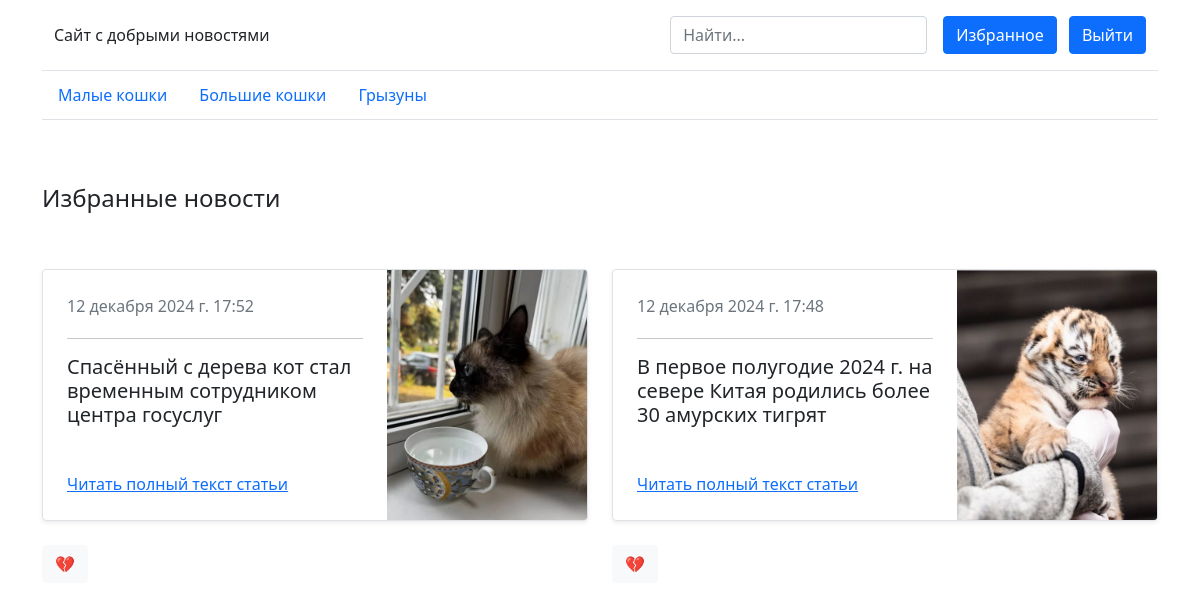
Page /favorite (signed in) on the earlier database version.
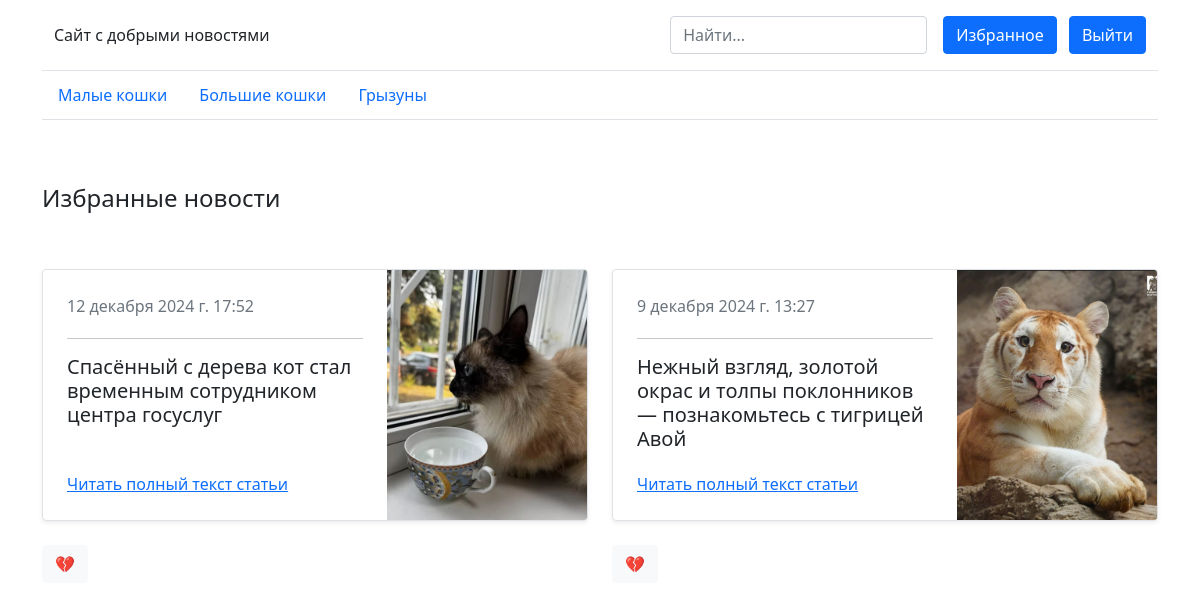
Same page on the later database version.
### index/models.py (models this page shows, shortened)
class NewsCategory(models.Model):
    category_name = models.CharField(max_length=64)
    category_created = models.DateTimeField(auto_now_add=True)

class Favorites(models.Model):
    user_id = models.IntegerField()
    favorite_news = models.ForeignKey(News, on_delete=models.CASCADE)

class News(models.Model):
    news_header = models.CharField(max_length=256)
    news_text = models.TextField()
    news_image = models.ImageField(upload_to='media')
    news_mini_image = models.ImageField(upload_to='media')
    news_image_subtext = models.CharField(max_length=512)
    news_category = models.ForeignKey(NewsCategory, on_delete=models.CASCADE)
    added_date = models.DateTimeField(auto_now_add=True)

### index/views.py (the view)
# urls.py: path('favorite', views.fav_page)
def fav_page(request):
    favs = Favorites.objects.filter(user_id=request.user.id)
    favs_ids = [i.favorite_news.id for i in favs]
    amount = len(favs_ids)
    categories = NewsCategory.objects.all()
    context = {'favs': favs, 'categories': categories, 'amount':amount}
    return render(request, 'favorite.html', context)

### index/templates/favorite.html (shortened to what this page needs)
<!DOCTYPE html>
<html lang="ru">
<head>
    <link href="https://cdn.jsdelivr.net/npm/bootstrap@5.0.2/dist/css/bootstrap.min.css" rel="stylesheet">
</head>
<main>
<div class="container">
  <header class="border-bottom lh-1 py-3">
    <div class="container">
      <div class="d-flex flex-wrap align-items-center justify-content-center justify-content-lg-start">
        <a href="/" class="d-flex align-items-center mb-2 mb-lg-0 text-dark text-decoration-none">
            Сайт с добрыми новостями
        </a>
        <form class="col-12 col-lg-auto mb-3 mb-lg-0 me-lg-3" action="/search" method="post">
          <input name="search" type="search" class="form-control form-control-dark" placeholder="Найти..." aria-label="Найти">
        </form>
        {% if user.is_authenticated %}
          <div class="text-end">
            <button type="button" class="btn btn-primary me-2"><a href="/favorite" class="text-white text-decoration-none">Избранное</a></button>
            <button type="button" class="btn btn-primary"><a href="/logout" class="text-white text-decoration-none">Выйти</a></button>
          </div>
          {% endif %}
      </div>
    </div>
  </header>
  <div class="nav-scroller py-1 mb-3 border-bottom">
    <nav class="nav nav-underline justify-content-left">
        {% for c in categories %}
      <a class="nav-item nav-link link-body-emphasis active" href="/section/{{ c.id }}">{{ c.category_name }}</a>
        {% endfor %}
    </nav>
  </div>
</div>
<main class="container">
    <br>
    <br>
<h4>Избранные новости</h4>
    <br>
    <br>
    {% if amount > 0 %}
    <div class="row mb-2">
        {% for f in favs %}
        <div class="col-md-6">
          <div class="row g-0 border rounded overflow-hidden flex-md-row mb-4 shadow-sm h-md-250 position-relative">
            <div class="col p-4 d-flex flex-column position-static">
              <div class="mb-1 text-secondary">{{ f.favorite_news.added_date }}</div>
                <hr>
              <h5 class="card-text mb-auto">{{ f.favorite_news.news_header }}</h5>
              <a href="/news/{{ f.favorite_news.id }}" class="icon-link gap-1 icon-link-hover stretched-link">
                Читать полный текст статьи
              </a>
            </div>
            <div class="col-auto d-none d-lg-block">
              <img src="{{ f.favorite_news.news_mini_image.url }}" alt="{{ f.favorite_news.news_header }}" width="200" height="250">
            </div>
          </div>
          <form action="/not-fav/{{ f.favorite_news.id }}" method="post">
            <button type="submit" class="btn btn-light">💔</button>
          </form><br>
        </div>
          {% endfor %}
    </div>
    {% else %}
    <div class="d-flex flex-wrap align-items-center justify-content-center justify-content-lg-start">
        <p class="text-primary">Сейчас в избранном нет новостей...</p>
    </div>
    {% endif %}
 </main>
</main>

Differences in the rows shown:
removed Favorites: favorite_news.added_date "12 декабря 2024 г. 17:48", favorite_news.news_header "В первое полугодие 2024 г. на севере Китая родились более 30 амурских тигрят", favorite_news.news_mini_image (picture)
added Favorites: favorite_news.added_date "9 декабря 2024 г. 13:27", favorite_news.news_header "Нежный взгляд, золотой окрас и толпы поклонников — познакомьтесь с тигрицей Авой", favorite_news.news_mini_image (picture)
